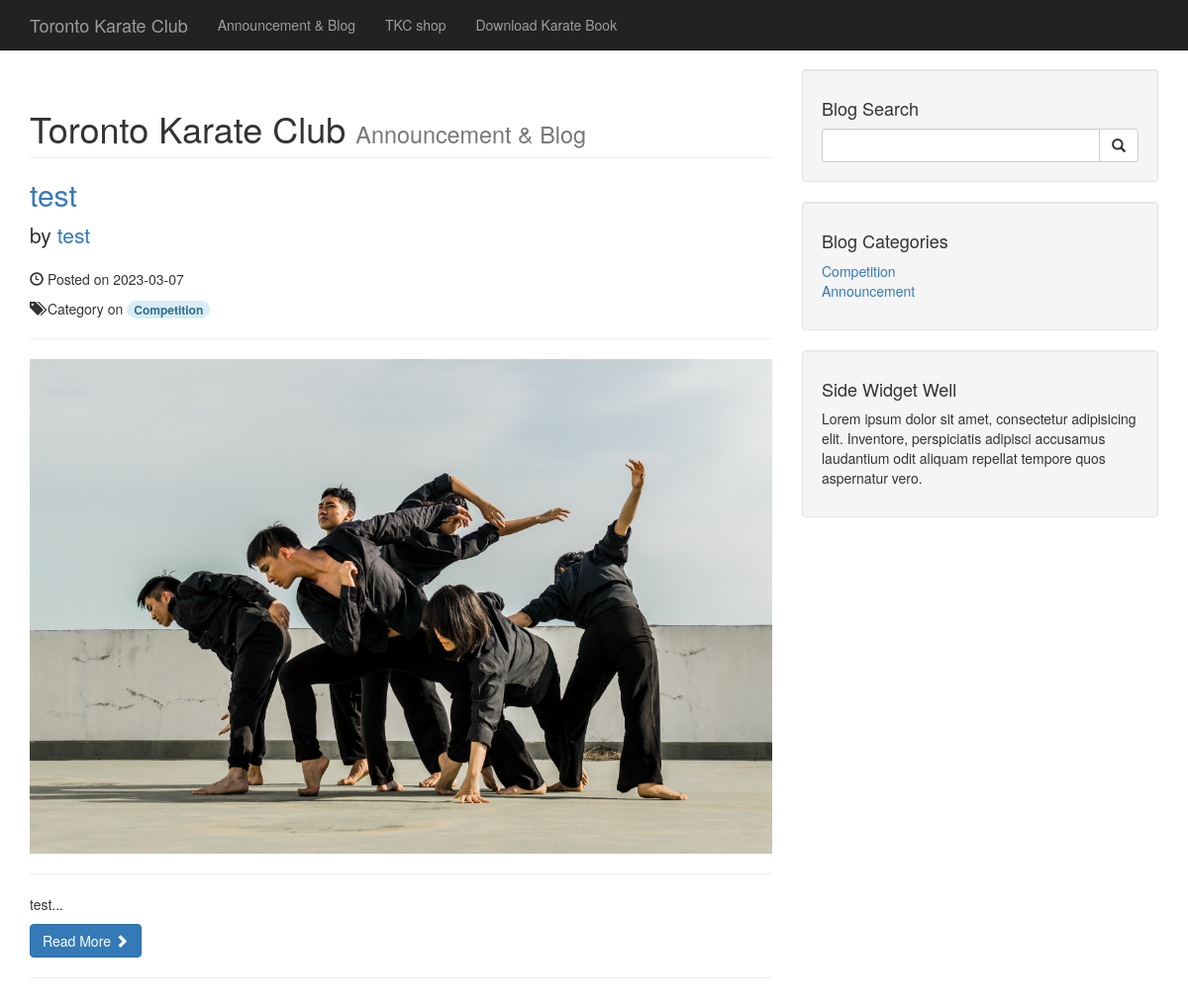
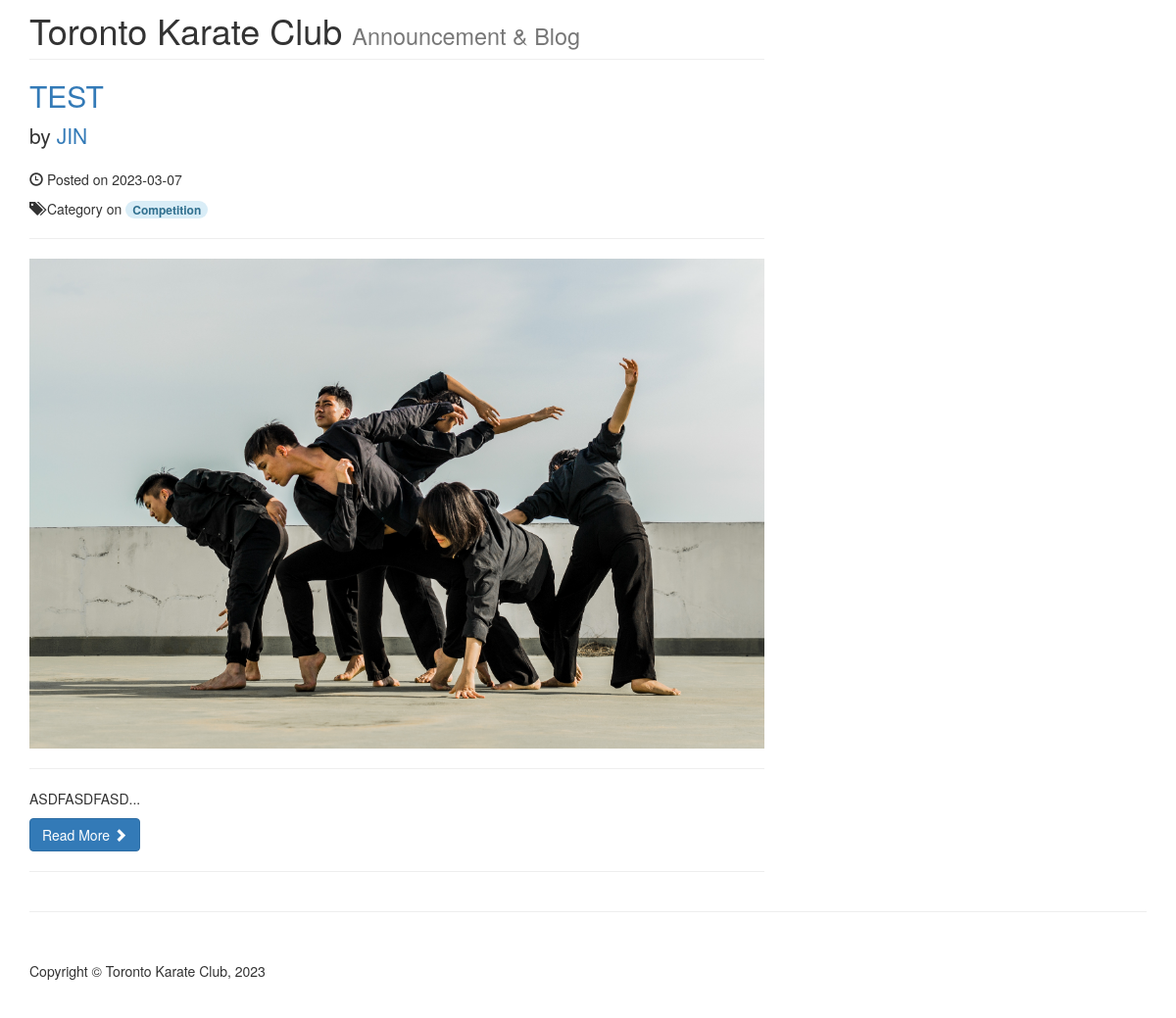
Screenshot of /htdocs/Project/category.php?c_id=2 with the database file from the repository (2 pictures, top to bottom).
### tables this page shows
CREATE TABLE `posts` (
  `post_id` int(3) NOT NULL,
  `post_category_id` int(3) NOT NULL,
  `post_title` varchar(255) NOT NULL,
  `post_author` varchar(255) NOT NULL,
  `post_date` date NOT NULL,
  `post_image` text NOT NULL,
  `post_content` text NOT NULL,
  `post_tags` varchar(255) NOT NULL,
  `post_status` varchar(255) NOT NULL DEFAULT 'draft'
);

CREATE TABLE `categories` (
  `cat_id` int(3) NOT NULL,
  `cat_title` varchar(255) NOT NULL
);

### htdocs/Project/category.php (the view, shortened to what this page needs)
<?php include "includes/db.php" ?>
<?php include "includes/header.php" ?>
<?php include "includes/navigation.php" ?>
<div class="container">
    <div class="row">
        <div class="col-md-8">
            <?php
            if (isset($_GET['c_id'])) {
                $post_category_id = $_GET['c_id'];
            }
            $query = "SELECT * FROM posts WHERE post_category_id = {$post_category_id} AND post_status = 'published'";
            $select_all_posts = mysqli_query($connection, $query);
            while ($row = mysqli_fetch_assoc($select_all_posts)) {
                $post_id = $row['post_id'];
                $post_title = $row['post_title'];
                $post_author = $row['post_author'];
                $post_date = $row['post_date'];
                $post_image = $row['post_image'];
                $post_content = substr($row['post_content'], 0, 100) . "...";
                $post_category_id = $row['post_category_id'];
                $query = "SELECT cat_title FROM categories WHERE cat_id={$post_category_id}";
                $select_by_cat_id = mysqli_query($connection, $query);
                $row = mysqli_fetch_assoc($select_by_cat_id);
                $post_category = $row['cat_title'];
            ?>
                <h1 class="page-header">
                    Toronto Karate Club
                    <small>Announcement & Blog</small>
                </h1>
                <h2>
                    <a href="post.php?p_id=<?php echo $post_id ?>"><?php echo $post_title ?></a>
                </h2>
                <p class="lead">
                    by <a href="index.php"><?php echo $post_author ?></a>
                </p>
                <p><span class="glyphicon glyphicon-time"></span> Posted on <?php echo $post_date ?></p>
                <p><span class="glyphicon glyphicon-tags"></span> Category on <span class='badge alert-info'><?php echo $post_category ?></span></p>
                <hr>
                <img class="img-responsive" src="images/<?php echo $post_image ?>" alt="http://placehold.it/900x300">
                <hr>
                <p><?php echo $post_content ?></p>
                <a class="btn btn-primary" href="post.php?p_id=<?php echo $post_id ?>">Read More <span class="glyphicon glyphicon-chevron-right"></span></a>
                <hr>
            <?php } ?>
        </div>
        <?php include "includes/sidebar.php" ?>
    </div>
    <hr>
    <?php include "includes/footer.php" ?>

### htdocs/Project/includes/header.php (shortened to what this page needs)
<!DOCTYPE html>
<html lang="en">
<head>
    <link href="css/bootstrap.min.css" rel="stylesheet">
    <link href="css/blog-home.css" rel="stylesheet">
</head>
<body>

### htdocs/Project/includes/navigation.php (shortened to what this page needs)
<nav class="navbar navbar-inverse navbar-fixed-top" role="navigation">
    <div class="container">
        <div class="navbar-header">
            <a class="navbar-brand" href="index.php">Toronto Karate Club</a>
        </div>
        <div class="collapse navbar-collapse" id="bs-example-navbar-collapse-1">
            <ul class="nav navbar-nav">
                <li><a href='blogs.php'>Announcement & Blog</a></li>
                <li><a href='shop.php'>TKC shop</a></li>
                <li><a href='download' target="_blank">Download Karate Book</a></li>
            </ul>
        </div>
    </div>
</nav>

### htdocs/Project/includes/sidebar.php
<div class="col-md-4">
    <div class="well">
        <h4>Blog Search</h4>
        <form action="search.php" method="post">
            <div class="input-group">
                <input name="search" type="text" class="form-control">
                <span class="input-group-btn">
                    <button name="submit" type="submit" class="btn btn-default">
                        <span class="glyphicon glyphicon-search"></span>
                    </button>
                </span>
            </div>
        </form>
    </div>
    <div class="well">
        <?php
        $query = "SELECT * FROM categories";
        $select_categories_sidebar = mysqli_query($connection, $query);
        ?>
        <h4>Blog Categories</h4>
        <div class="row">
            <div class="col-lg-12">
                <ul class="list-unstyled">
                    <?php
                    while ($row = mysqli_fetch_assoc($select_categories_sidebar)) {
                        $cat_id = $row['cat_id'];
                        $cat_title = $row['cat_title'];
                        echo "<li> <a href='category.php?c_id=$cat_id'>{$cat_title}</a></li>";
                    }
                    ?>
                </ul>
            </div>
        </div>
    </div>
    <?php include "widget.php" ?>
</div>

### htdocs/Project/includes/widget.php
<div class="well">
    <h4>Side Widget Well</h4>
    <p>Lorem ipsum dolor sit amet, consectetur adipisicing elit. Inventore, perspiciatis adipisci accusamus laudantium odit aliquam repellat tempore quos aspernatur vero.</p>
</div>

### htdocs/Project/includes/footer.php (shortened to what this page needs)
<footer>
    <div class="row">
        <div class="col-lg-12">
            <p>Copyright &copy; Toronto Karate Club, 2023</p>
        </div>
    </div>
</footer>
</div>
</body>
</html>

### htdocs/Project/css/blog-home.css (style rules this page uses)
body { padding-top: 70px; }
footer { margin: 50px 0; }

### rows the page displays
posts: post_title "test", post_author "test", post_date "2023-03-07", categories.cat_title "Competition", post_image (picture), post_content "test..."
posts: post_title "TEST", post_author "JIN", post_date "2023-03-07", categories.cat_title "Competition", post_image (picture), post_content "ASDFASDFASD..."
categories: cat_title "Competition"
categories: cat_title "Announcement"
